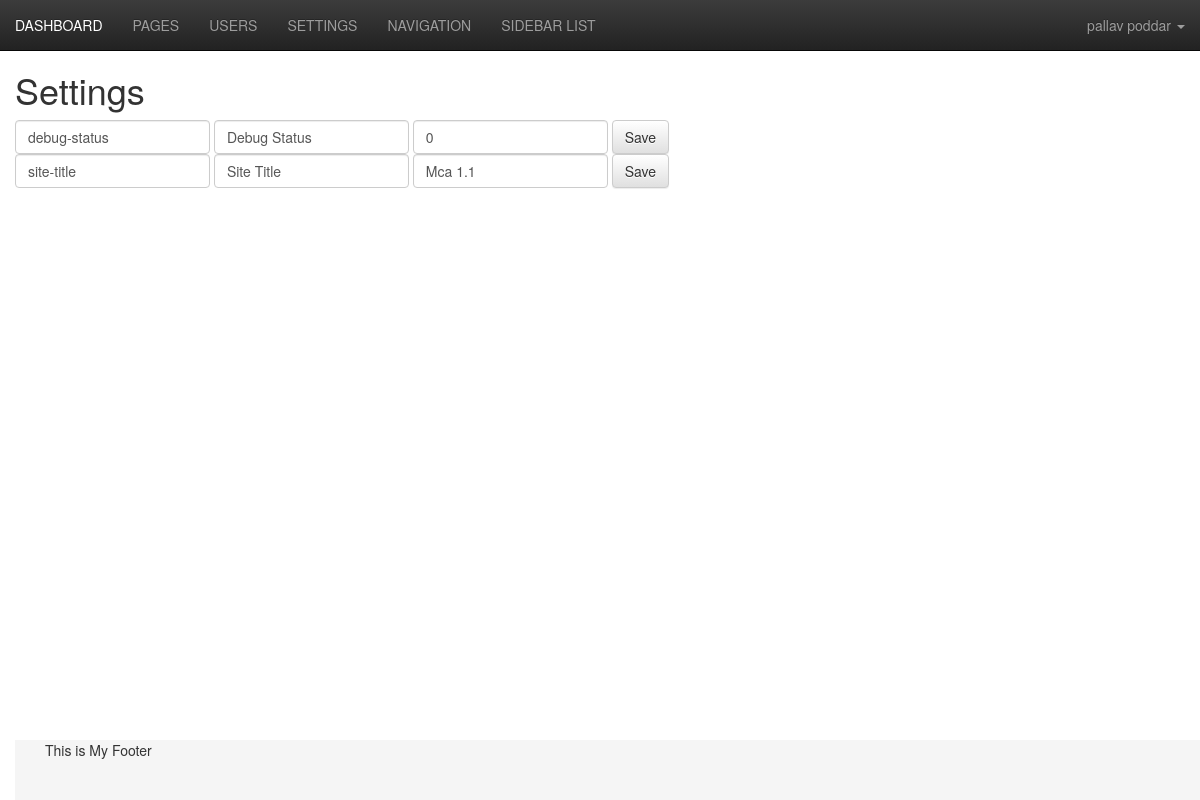
The app's page /admin/index.php?page=settings (signed in) with its own data.
### tables this page shows
CREATE TABLE IF NOT EXISTS `settings` (
  `id` varchar(200) NOT NULL,
  `label` varchar(200) NOT NULL,
  `value` longtext NOT NULL
);

### admin/index.php (called while the page is built)
<?php
include('template/header.php');
 include('views/'.$page.'.php');
 include('template/footer.php');
 ?>

### admin/views/settings.php (the view, shortened to what this page needs)
<h1>Settings</h1>
<div class="row">
    <div class="col-md-12">
        <?php
        $q="Select * from settings ORDER BY id ASC";
        $r=mysqli_query($dbc, $q);
        while($opened=mysqli_fetch_assoc($r)){?>
            <form class="form-inline" action="index.php?page=settings&id=<?php echo $opened['id']; ?>" method="post" role="form">
                <div class="form-group">
                <input type="text" name="id" class="form-control" value="<?php echo $opened['id']; ?>" id="id" placeholder="id_name" autocomplete="off">
                </div>
                 <div class="form-group">
                <input type="text" name="label" class="form-control" value="<?php echo $opened['label']; ?>" id="label" placeholder="Label" autocomplete="off">
                </div>
                <div class="form-group">
                <input type="text" name="value" class="form-control" value="<?php echo $opened['value']; ?>" id="value" placeholder="Value" autocomplete="off">
                </div>
                <button type="submit" class="btn btn-default">Save</button>
            </form>
        <?php }?>
      </div>
</div>

### admin/config/css.php (style rules this page uses)
html { position: relative; min-height: 100%; }
body { margin-bottom: 60px; padding-top: 50px; }

### records on screen
settings: id "debug-status", label "Debug Status", value "0"
settings: id "site-title", label "Site Title", value "Mca 1.1"

### other values on screen
$user['fullname'] "pallav poddar"
